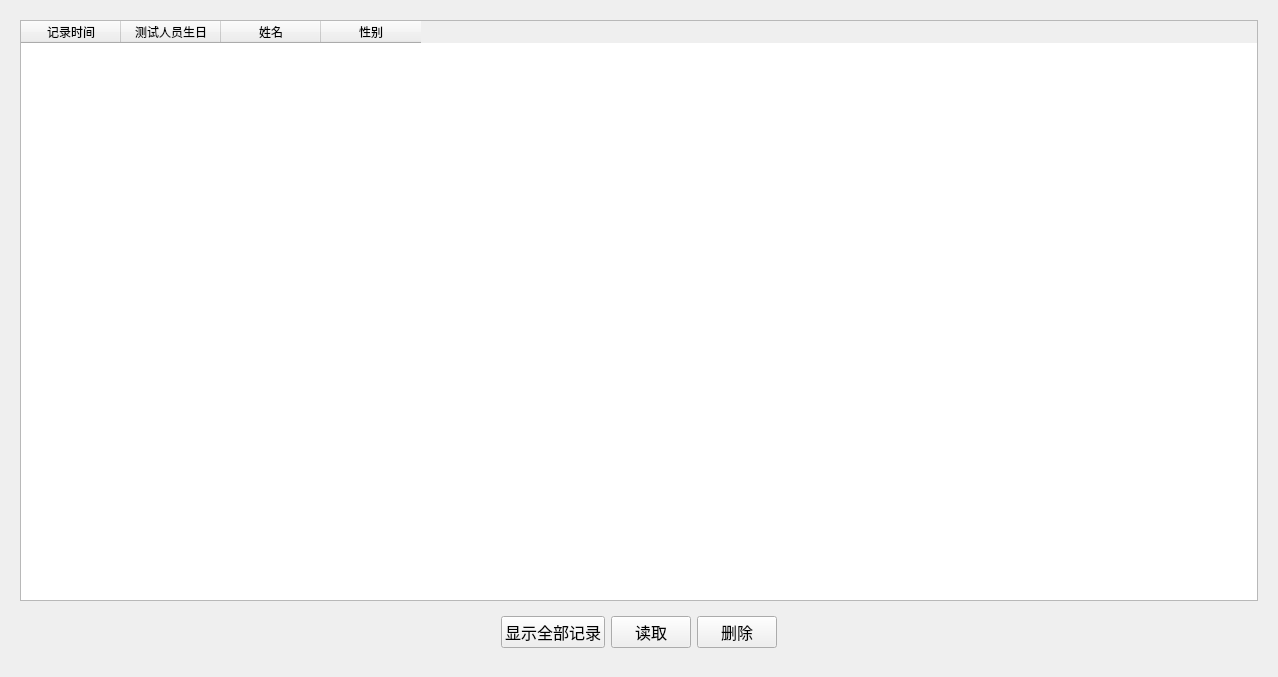
<?xml version="1.0" encoding="UTF-8"?>
<ui version="4.0">
 <class>Form</class>
 <widget class="QWidget" name="Form">
  <property name="geometry">
   <rect>
    <x>0</x>
    <y>0</y>
    <width>1274</width>
    <height>673</height>
   </rect>
  </property>
  <property name="windowTitle">
   <string>Form</string>
  </property>
  <layout class="QHBoxLayout" name="horizontalLayout">
   <item>
    <widget class="QWidget" name="sqlCentralWidget" native="true">
     <property name="minimumSize">
      <size>
       <width>1256</width>
       <height>655</height>
      </size>
     </property>
     <property name="layoutDirection">
      <enum>Qt::LeftToRight</enum>
     </property>
     <layout class="QVBoxLayout" name="verticalLayout_8">
      <item>
       <widget class="QTableWidget" name="tblSql">
        <attribute name="horizontalHeaderCascadingSectionResizes">
         <bool>false</bool>
        </attribute>
        <attribute name="horizontalHeaderShowSortIndicator" stdset="0">
         <bool>false</bool>
        </attribute>
        <attribute name="horizontalHeaderStretchLastSection">
         <bool>false</bool>
        </attribute>
        <column>
         <property name="text">
          <string>记录时间</string>
         </property>
        </column>
        <column>
         <property name="text">
          <string>测试人员生日</string>
         </property>
        </column>
        <column>
         <property name="text">
          <string>姓名</string>
         </property>
        </column>
        <column>
         <property name="text">
          <string>性别</string>
         </property>
        </column>
       </widget>
      </item>
      <item alignment="Qt::AlignHCenter">
       <widget class="QWidget" name="widget" native="true">
        <property name="minimumSize">
         <size>
          <width>0</width>
          <height>0</height>
         </size>
        </property>
        <property name="maximumSize">
         <size>
          <width>16777215</width>
          <height>16777215</height>
         </size>
        </property>
        <layout class="QHBoxLayout" name="horizontalLayout_6">
         <item>
          <widget class="QPushButton" name="btnShowAll">
           <property name="minimumSize">
            <size>
             <width>80</width>
             <height>30</height>
            </size>
           </property>
           <property name="font">
            <font>
             <pointsize>12</pointsize>
            </font>
           </property>
           <property name="text">
            <string>显示全部记录</string>
           </property>
          </widget>
         </item>
         <item>
          <widget class="QPushButton" name="btnLoadSql">
           <property name="minimumSize">
            <size>
             <width>80</width>
             <height>30</height>
            </size>
           </property>
           <property name="font">
            <font>
             <pointsize>12</pointsize>
            </font>
           </property>
           <property name="text">
            <string>读取</string>
           </property>
          </widget>
         </item>
         <item>
          <widget class="QPushButton" name="btnDelete">
           <property name="minimumSize">
            <size>
             <width>80</width>
             <height>30</height>
            </size>
           </property>
           <property name="font">
            <font>
             <pointsize>12</pointsize>
            </font>
           </property>
           <property name="text">
            <string>删除</string>
           </property>
          </widget>
         </item>
        </layout>
       </widget>
      </item>
     </layout>
    </widget>
   </item>
  </layout>
 </widget>
 <resources/>
 <connections/>
</ui>
